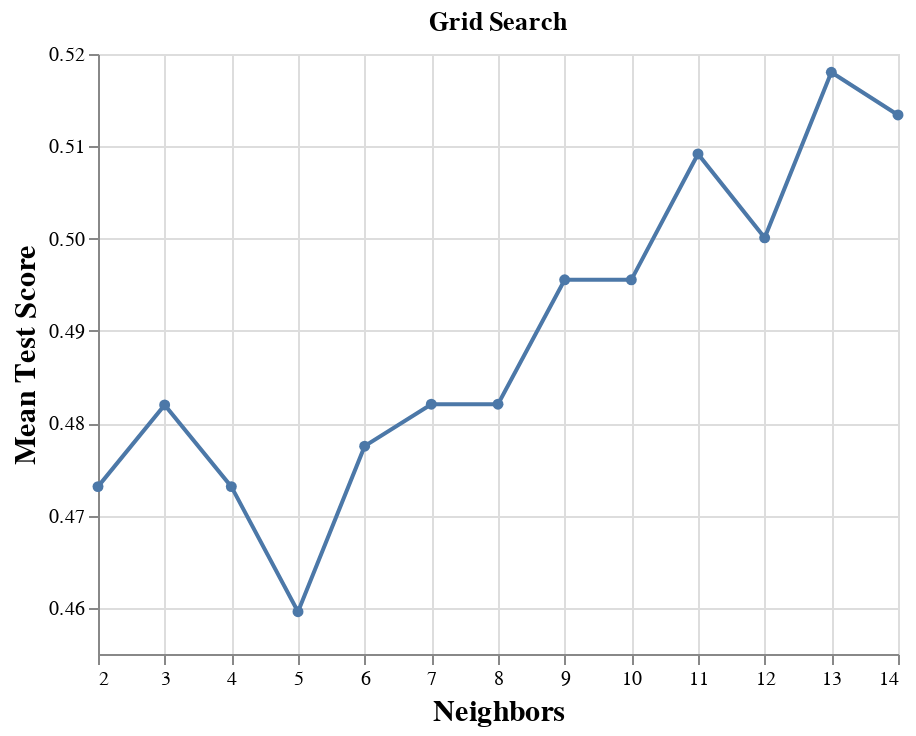

This figure's notebook cell:
### Code cell
accuracy_versus_k_grid = (
    alt.Chart(accuracies_grid, title="Grid Search")
    .mark_line(point=True)
    .encode(
        x=alt.X(
            "param_kneighborsclassifier__n_neighbors",
            title="Neighbors",
            scale=alt.Scale(zero=False),
        ),
        y=alt.Y(
            "mean_test_score", 
            title="Mean Test Score", 
            scale=alt.Scale(zero=False)
        ),
    )
    .configure_axis(labelFontSize=10, titleFontSize=15)
    .properties(width=400, height=300)
)

accuracy_versus_k_grid

### Figure 1 — Vega-Lite specification as saved in the notebook (floating-point values rounded to 4 significant figures)
{"config": {"view": {"continuousWidth": 400, "continuousHeight": 300}, "axis": {"labelFontSize": 10, "titleFontSize": 15}}, "data": {"name": "data-031a7379f4f65a04a13fd04a1210dec0"}, "mark": {"type": "line", "point": true}, "encoding": {"x": {"field": "param_kneighborsclassifier__n_neighbors", "scale": {"zero": false}, "title": "Neighbors", "type": "quantitative"}, "y": {"field": "mean_test_score", "scale": {"zero": false}, "title": "Mean Test Score", "type": "quantitative"}}, "height": 300, "title": "Grid Search", "width": 400, "$schema": "https://vega.github.io/schema/vega-lite/v4.17.0.json", "datasets": {"data-031a7379f4f65a04a13fd04a1210dec0": [{"mean_fit_time": 0.02591, "std_fit_time": 0.008107, "mean_score_time": 0.02319, "std_score_time": 0.00102, "param_kneighborsclassifier__n_neighbors": 2, "params": {"kneighborsclassifier__n_neighbors": 2}, "split0_test_score": 0.4286, "split1_test_score": 0.4821, "split2_test_score": 0.4909, "split3_test_score": 0.4909, "mean_test_score": 0.4731, "std_test_score": 0.02598, "rank_test_score": 11}, {"mean_fit_time": 0.0216, "std_fit_time": 0.004335, "mean_score_time": 0.02265, "std_score_time": 0.0002307, "param_kneighborsclassifier__n_neighbors": 3, "params": {"kneighborsclassifier__n_neighbors": 3}, "split0_test_score": 0.4464, "split1_test_score": 0.5179, "split2_test_score": 0.5091, "split3_test_score": 0.4545, "mean_test_score": 0.482, "std_test_score": 0.03178, "rank_test_score": 9}, {"mean_fit_time": 0.01837, "std_fit_time": 0.001304, "mean_score_time": 0.02118, "std_score_time": 0.00171, "param_kneighborsclassifier__n_neighbors": 4, "params": {"kneighborsclassifier__n_neighbors": 4}, "split0_test_score": 0.4107, "split1_test_score": 0.5, "split2_test_score": 0.4909, "split3_test_score": 0.4909, "mean_test_score": 0.4731, "std_test_score": 0.03623, "rank_test_score": 11}, {"mean_fit_time": 0.01933, "std_fit_time": 0.0004805, "mean_score_time": 0.02301, "std_score_time": 0.0005387, "param_kneighborsclassifier__n_neighbors": 5, "params": {"kneighborsclassifier__n_neighbors": 5}, "split0_test_score": 0.4286, "split1_test_score": 0.4643, "split2_test_score": 0.4909, "split3_test_score": 0.4545, "mean_test_score": 0.4596, "std_test_score": 0.02231, "rank_test_score": 13}, {"mean_fit_time": 0.02746, "std_fit_time": 0.01478, "mean_score_time": 0.02265, "std_score_time": 0.0004013, "param_kneighborsclassifier__n_neighbors": 6, "params": {"kneighborsclassifier__n_neighbors": 6}, "split0_test_score": 0.4286, "split1_test_score": 0.5179, "split2_test_score": 0.4909, "split3_test_score": 0.4727, "mean_test_score": 0.4775, "std_test_score": 0.0325, "rank_test_score": 10}, {"mean_fit_time": 0.04776, "std_fit_time": 0.03096, "mean_score_time": 0.04834, "std_score_time": 0.03006, "param_kneighborsclassifier__n_neighbors": 7, "params": {"kneighborsclassifier__n_neighbors": 7}, "split0_test_score": 0.4464, "split1_test_score": 0.5, "split2_test_score": 0.4909, "split3_test_score": 0.4909, "mean_test_score": 0.4821, "std_test_score": 0.0209, "rank_test_score": 7}, {"mean_fit_time": 0.03941, "std_fit_time": 0.02603, "mean_score_time": 0.02144, "std_score_time": 0.0008793, "param_kneighborsclassifier__n_neighbors": 8, "params": {"kneighborsclassifier__n_neighbors": 8}, "split0_test_score": 0.4107, "split1_test_score": 0.5357, "split2_test_score": 0.5091, "split3_test_score": 0.4727, "mean_test_score": 0.4821, "std_test_score": 0.04687, "rank_test_score": 8}, {"mean_fit_time": 0.02046, "std_fit_time": 0.002581, "mean_score_time": 0.03389, "std_score_time": 0.01939, "param_kneighborsclassifier__n_neighbors": 9, "params": {"kneighborsclassifier__n_neighbors": 9}, "split0_test_score": 0.4821, "split1_test_score": 0.5, "split2_test_score": 0.5455, "split3_test_score": 0.4545, "mean_test_score": 0.4955, "std_test_score": 0.03306, "rank_test_score": 5}, {"mean_fit_time": 0.02648, "std_fit_time": 0.01344, "mean_score_time": 0.04668, "std_score_time": 0.02412, "param_kneighborsclassifier__n_neighbors": 10, "params": {"kneighborsclassifier__n_neighbors": 10}, "split0_test_score": 0.4643, "split1_test_score": 0.5179, "split2_test_score": 0.5273, "split3_test_score": 0.4727, "mean_test_score": 0.4955, "std_test_score": 0.0274, "rank_test_score": 5}, {"mean_fit_time": 0.01876, "std_fit_time": 0.0001268, "mean_score_time": 0.02242, "std_score_time": 0.0001241, "param_kneighborsclassifier__n_neighbors": 11, "params": {"kneighborsclassifier__n_neighbors": 11}, "split0_test_score": 0.4821, "split1_test_score": 0.5, "split2_test_score": 0.5455, "split3_test_score": 0.5091, "mean_test_score": 0.5092, "std_test_score": 0.02308, "rank_test_score": 3}, {"mean_fit_time": 0.01896, "std_fit_time": 0.0001303, "mean_score_time": 0.02232, "std_score_time": 0.001038, "param_kneighborsclassifier__n_neighbors": 12, "params": {"kneighborsclassifier__n_neighbors": 12}, "split0_test_score": 0.5, "split1_test_score": 0.4821, "split2_test_score": 0.5273, "split3_test_score": 0.4909, "mean_test_score": 0.5001, "std_test_score": 0.01692, "rank_test_score": 4}, {"mean_fit_time": 0.01704, "std_fit_time": 3.212e-05, "mean_score_time": 0.02055, "std_score_time": 0.0001627, "param_kneighborsclassifier__n_neighbors": 13, "params": {"kneighborsclassifier__n_neighbors": 13}, "split0_test_score": 0.5179, "split1_test_score": 0.5179, "split2_test_score": 0.5455, "split3_test_score": 0.4909, "mean_test_score": 0.518, "std_test_score": 0.01929, "rank_test_score": 1}, {"mean_fit_time": 0.01711, "std_fit_time": 3.816e-05, "mean_score_time": 0.02061, "std_score_time": 0.0001317, "param_kneighborsclassifier__n_neighbors": 14, "params": {"kneighborsclassifier__n_neighbors": 14}, "split0_test_score": 0.5179, "split1_test_score": 0.5357, "split2_test_score": 0.5091, "split3_test_score": 0.4909, "mean_test_score": 0.5134, "std_test_score": 0.01614, "rank_test_score": 2}]}}
